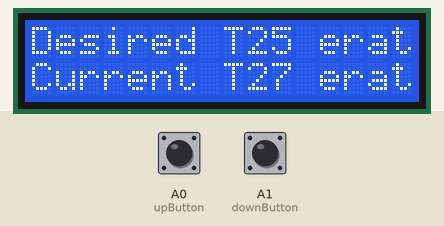
Bench run of a sketch on a simulated Arduino Uno, built with avr-gcc and run on an emulated ATmega328P. Parts: 16×2 character LCD. Inputs (shaded band) come from the test bench; at power-on: A0 (upButton) LOW, A1 (downButton) LOW. Random numbers use the default seed unless the sketch sets one.

Above: at 1.2 s.
1.3 s: A0 (upButton) pulled HIGH for 1.2 s
At 4.7 s:
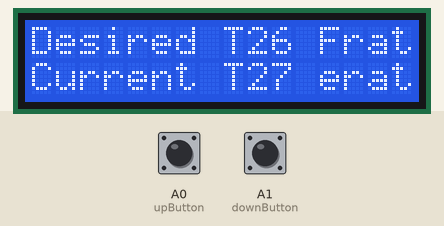
6.6 s: A1 (downButton) pulled HIGH for 1.2 s
At 8.1 s:
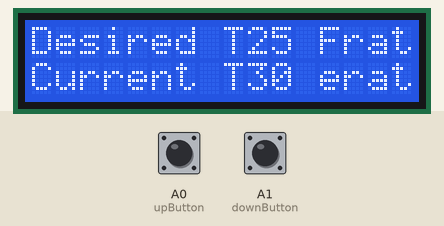
9.3 s: A0 (upButton) pulled HIGH for 1.2 s
At 10.6 s:
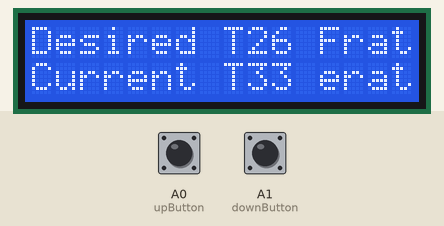
12.0 s: A1 (downButton) pulled HIGH for 1.2 s
At 13.3 s:
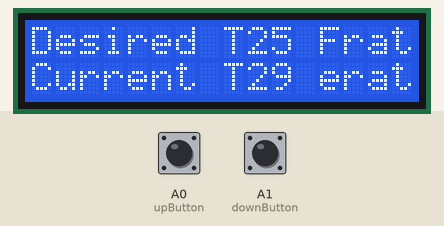
Timing chart, 0 to 15.0 s (numbered marks = the images above; inputs shaded):
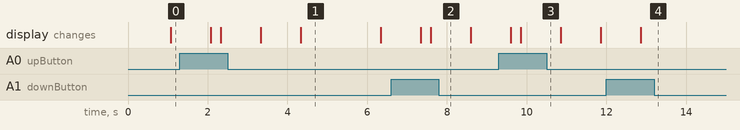

Measured:
- what the display in image 1 shows lasts 2.0 s, from 4.3 s to 6.3 s

The sketch:

digital_thermostat.ino
```cpp
#include <LiquidCrystal.h>

// Define LCD display pins
const int rs = 12;
const int en = 11;
const int d4 = 5;
const int d5 = 4;
const int d6 = 3;
const int d7 = 2;
LiquidCrystal lcd(rs, en, d4, d5, d6, d7);

// Define buttons
const int upButton = A0;
const int downButton = A1;

// Temperature range
const int minTemperature = 0;
const int maxTemperature = 100;

// Control parameters
const int tolerance = 2; // Tolerance for temperature control
const int heatingThreshold = 2; // Degrees below setpoint to activate heating
const int coolingThreshold = 2; // Degrees above setpoint to activate cooling

// Variables
int desiredTemperature = 25; // Initial desired temperature
int currentTemperature = 25; // Initial current temperature


void setup() {
  lcd.begin(16, 2);
  lcd.print("Desired Temperature: ");
  lcd.setCursor(0, 1);
  lcd.print("Current Temperature: ");
}

void loop() {
  // Read buttons
  int upState = digitalRead(upButton);
  int downState = digitalRead(downButton);

  // Adjust desired temperature
  if (upState == HIGH) {
    desiredTemperature++;
    if (desiredTemperature > maxTemperature) {
      desiredTemperature = maxTemperature;
    }
    updateDisplay();
    delay(250); // Button debounce delay
  }
  if (downState == HIGH) {
    desiredTemperature--;
    if (desiredTemperature < minTemperature) {
      desiredTemperature = minTemperature;
    }
    updateDisplay();
    delay(250); // Button debounce delay
  }


  // Simulate temperature fluctuations (you can replace this with actual sensor readings)
  simulateTemperature();

  // Control algorithm
  if (currentTemperature < desiredTemperature - heatingThreshold) {
    // Activate heating
    lcd.setCursor(10, 0);
    lcd.print("ON ");
  }
else if (currentTemperature > desiredTemperature + coolingThreshold) {
    // Activate cooling
    lcd.setCursor(10, 0);
    lcd.print("OFF");
  }

  // Update display
  updateDisplay();

  delay(1000); // Temperature update interval
}

void simulateTemperature() {
  // Simulate temperature changes by generating random values
  int randomValue = random(-2, 3); // Generate a random value between -2 and 2
  currentTemperature += randomValue;
}

void updateDisplay() {
  // Update desired temperature display
  lcd.setCursor(9, 0);
  lcd.print("   "); // Clear previous value
  lcd.setCursor(9, 0);
  lcd.print(desiredTemperature);

  // Update current temperature display
  lcd.setCursor(9, 1);
  lcd.print("   "); // Clear previous value
  lcd.setCursor(9, 1);
  lcd.print(currentTemperature);
}
```
